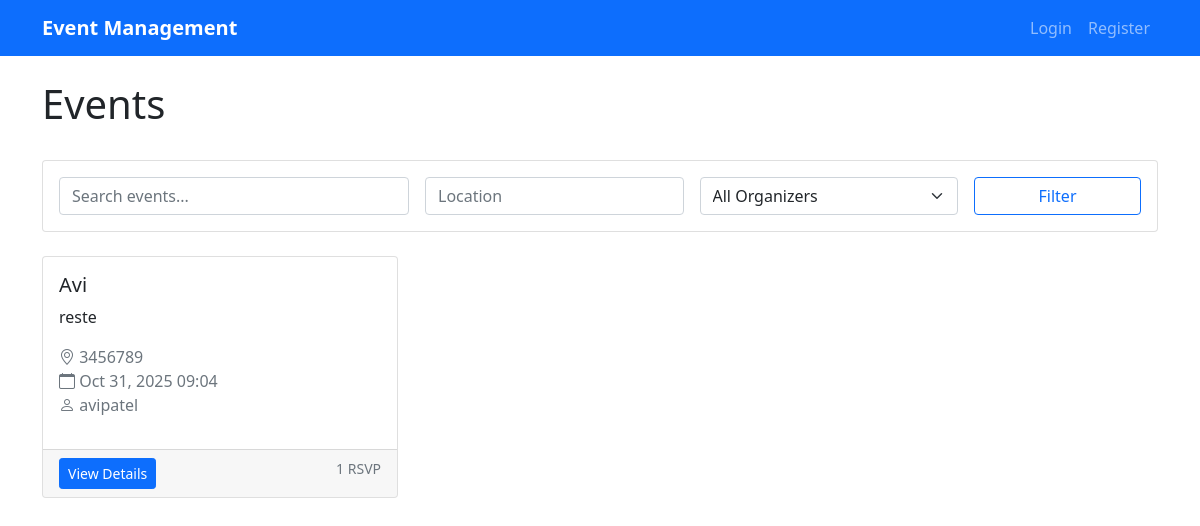
The app's page /, older data.
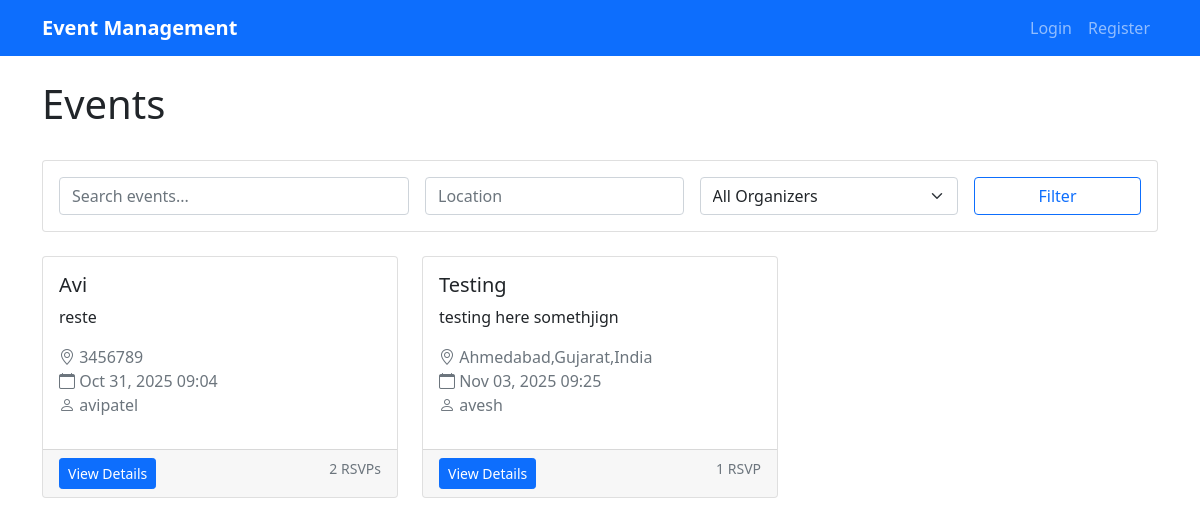
The same page, newer data.
### events/models.py (models this page shows, shortened)
class Event(models.Model):
    title = models.CharField(max_length=255)
    description = models.TextField()
    organizer = models.ForeignKey(User, on_delete=models.CASCADE, related_name='organized_events')
    location = models.CharField(max_length=255)
    start_time = models.DateTimeField()
    end_time = models.DateTimeField()
    is_public = models.BooleanField(default=True)
    created_at = models.DateTimeField(auto_now_add=True)
    updated_at = models.DateTimeField(auto_now=True)

### events/views.py (the view)
# urls.py: path('', event_list, name='event_list'),
def event_list(request):
    search_query = request.GET.get('search', '')
    location_filter = request.GET.get('location', '')
    organizer_filter = request.GET.get('organizer', '')
    if request.user.is_authenticated:
        events = Event.objects.filter(
            Q(is_public=True) |
            Q(organizer=request.user) |
            Q(rsvps__user=request.user)
        ).distinct()
    else:
        events = Event.objects.filter(is_public=True)
    if search_query:
        events = events.filter(
            Q(title__icontains=search_query) |
            Q(description__icontains=search_query) |
            Q(location__icontains=search_query)
        )
    if location_filter:
        events = events.filter(location__icontains=location_filter)
    if organizer_filter:
        events = events.filter(organizer_id=organizer_filter)
    events = events.annotate(rsvp_count=Count('rsvps'))
    paginator = Paginator(events, 12)  # 12 events per page
    page_number = request.GET.get('page')
    page_obj = paginator.get_page(page_number)
    organizers = User.objects.filter(
        Q(organized_events__is_public=True) |
        Q(organized_events__rsvps__user=request.user)
    ).distinct() if request.user.is_authenticated else User.objects.filter(organized_events__is_public=True).distinct()
    context = {
        'events': page_obj,
        'page_obj': page_obj,
        'is_paginated': page_obj.has_other_pages(),
        'organizers': organizers,
        'request': request,
    }
    return render(request, 'events/event_list.html', context)

### templates/events/event_list.html (shortened to what this page needs)
{% extends 'base.html' %}
{% block content %}
<div class="d-flex justify-content-between align-items-center mb-4">
    <h1>Events</h1>
</div>
<div class="card mb-4">
    <div class="card-body">
        <form method="get" class="row g-3">
            <div class="col-md-4">
                <input type="text" class="form-control" name="search" placeholder="Search events..." value="{{ request.GET.search }}">
            </div>
            <div class="col-md-3">
                <input type="text" class="form-control" name="location" placeholder="Location" value="{{ request.GET.location }}">
            </div>
            <div class="col-md-3">
                <select class="form-select" name="organizer">
                    <option value="">All Organizers</option>
                </select>
            </div>
            <div class="col-md-2">
                <button type="submit" class="btn btn-outline-primary w-100">Filter</button>
            </div>
        </form>
    </div>
</div>
<div class="row">
    {% for event in events %}
        <div class="col-md-6 col-lg-4 mb-4">
            <div class="card event-card h-100">
                <div class="card-body">
                    <h5 class="card-title">{{ event.title }}</h5>
                    <p class="card-text">{{ event.description|truncatewords:20 }}</p>
                    <p class="text-muted">
                        <i class="bi bi-geo-alt"></i> {{ event.location }}<br>
                        <i class="bi bi-calendar"></i> {{ event.start_time|date:"M d, Y H:i" }}<br>
                        <i class="bi bi-person"></i> {{ event.organizer.username }}
                    </p>
                </div>
                <div class="card-footer">
                    <a href="{% url 'event_detail' event.id %}" class="btn btn-primary btn-sm">View Details</a>
                    <small class="text-muted float-end">{{ event.rsvp_count }} RSVP{{ event.rsvp_count|pluralize }}</small>
                </div>
            </div>
        </div>
    {% endfor %}
</div>
{% endblock %}

### templates/base.html (shortened to what this page needs)
<!DOCTYPE html>
<html lang="en">
<head>
    <link href="https://cdn.jsdelivr.net/npm/bootstrap@5.1.3/dist/css/bootstrap.min.css" rel="stylesheet">
    <link rel="stylesheet" href="https://cdn.jsdelivr.net/npm/bootstrap-icons@1.8.1/font/bootstrap-icons.css">
    <link href="https://cdnjs.cloudflare.com/ajax/libs/font-awesome/6.0.0/css/all.min.css" rel="stylesheet">
</head>
<body>
    <nav class="navbar navbar-expand-lg navbar-dark bg-primary">
        <div class="container">
            <a class="navbar-brand" href="{% url 'event_list' %}">Event Management</a>
            <div class="navbar-nav ms-auto">
                {% if user.is_authenticated %}
                    <span class="navbar-text me-3">Welcome, {{ user.username }}!</span>
                    <a class="nav-link" href="{% url 'create_event' %}">Create Event</a>
                    <a class="nav-link" href="{% url 'profile' %}">Profile</a>
                    <a class="nav-link" href="{% url 'logout' %}">Logout</a>
                {% else %}
                    <a class="nav-link" href="{% url 'login' %}">Login</a>
                    <a class="nav-link" href="{% url 'register' %}">Register</a>
                {% endif %}
            </div>
        </div>
    </nav>
    <main class="container mt-4">
        {% block content %}
        {% endblock %}
    </main>
</body>
</html>

### templates/base.html (style rules this page uses)
.navbar-brand { font-weight: bold; }
.event-card { transition: transform 0.2s; }

Row changes from the older to the newer data that the page shows:
computed for Event "Avi": rsvp_count "1" → "2"
added Event: title "Testing", description "testing here somethjign", location "Ahmedabad,Gujarat,India", start_time "Nov 03, 2025 09:25", organizer.username "avesh", rsvp_count "1"
